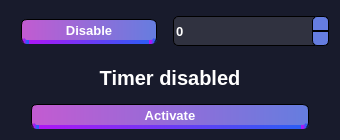
<?xml version="1.0" encoding="UTF-8"?>
<ui version="4.0">
 <class>Timer</class>
 <widget class="QDialog" name="Timer">
  <property name="geometry">
   <rect>
    <x>0</x>
    <y>0</y>
    <width>340</width>
    <height>140</height>
   </rect>
  </property>
  <property name="sizePolicy">
   <sizepolicy hsizetype="Fixed" vsizetype="Fixed">
    <horstretch>0</horstretch>
    <verstretch>0</verstretch>
   </sizepolicy>
  </property>
  <property name="minimumSize">
   <size>
    <width>340</width>
    <height>140</height>
   </size>
  </property>
  <property name="maximumSize">
   <size>
    <width>340</width>
    <height>140</height>
   </size>
  </property>
  <property name="windowTitle">
   <string>Dialog</string>
  </property>
  <property name="styleSheet">
   <string notr="true">color: white;
font-weight: bold;
font-size: 13px;
background-color: #181B2C;</string>
  </property>
  <layout class="QVBoxLayout" name="verticalLayout">
   <item>
    <widget class="QFrame" name="TimerFr">
     <property name="styleSheet">
      <string notr="true">border: none;</string>
     </property>
     <property name="frameShape">
      <enum>QFrame::StyledPanel</enum>
     </property>
     <property name="frameShadow">
      <enum>QFrame::Raised</enum>
     </property>
     <layout class="QHBoxLayout" name="horizontalLayout">
      <property name="leftMargin">
       <number>0</number>
      </property>
      <property name="topMargin">
       <number>0</number>
      </property>
      <property name="rightMargin">
       <number>0</number>
      </property>
      <property name="bottomMargin">
       <number>0</number>
      </property>
      <item>
       <widget class="QPushButton" name="Disable">
        <property name="minimumSize">
         <size>
          <width>0</width>
          <height>25</height>
         </size>
        </property>
        <property name="cursor">
         <cursorShape>PointingHandCursor</cursorShape>
        </property>
        <property name="styleSheet">
         <string notr="true">QPushButton:pressed
{
	margin: 4px 10px 0px 10px;
	border: 1px solid black;
}

QPushButton
{
	margin: 0px 10px 0px 10px;
	border: 1px solid black;
	border-radius: 6px;
	background: qlineargradient(x1:0 y1:0, x2:1 y2:0, stop:0 #C35BD1, stop:1 #657DDF);
	border-bottom: 4px solid qlineargradient(x1:0 y1:0, x2:1 y2:0, stop:0 #AE16F5, stop:1 #2B5EF5);
}</string>
        </property>
        <property name="text">
         <string>Disable</string>
        </property>
       </widget>
      </item>
      <item>
       <widget class="QSpinBox" name="Time">
        <property name="minimumSize">
         <size>
          <width>0</width>
          <height>30</height>
         </size>
        </property>
        <property name="cursor">
         <cursorShape>IBeamCursor</cursorShape>
        </property>
        <property name="styleSheet">
         <string notr="true">QSpinBox {
	border: 1px solid black;
	background: #303240;
	border-radius: 5px;
    selection-background-color: darkgray;
}

QSpinBox::up-button {
	subcontrol-origin: border;
	subcontrol-position: top right;
	width: 15px;
	background: #657DDF;
	border-top: 1px solid black;
	border-left: 1px solid black;
	border-right: 1px solid black;
	border-bottom: 0.5px solid black;
	border-top-left-radius: 5px;
	border-top-right-radius: 5px;
}

QSpinBox::down-button {
	subcontrol-origin: border;
	subcontrol-position: bottom right;
	width: 15px;
	background: #657DDF;
	border-bottom: 1px solid black;
	border-left: 1px solid black;
	border-right: 1px solid black;
	border-top: 0.5px solid black;
	border-bottom-left-radius: 5px;
	border-bottom-right-radius: 5px;
}

QSpinBox::up-arrow {
	image: url(&quot;:/img/Up.svg&quot;);
	width: 10px;
	height: 10px;
}

QSpinBox::down-arrow {
	image: url(&quot;:/img/Down.svg&quot;);
	width: 10px;
	height: 10px;
}

QSpinBox::up-button:pressed {
	width: 13px;
	border-top: 2px solid black;
	border-left: 2px solid black;
	border-right: 2px solid black;
	border-bottom: 1px solid black;
}

QSpinBox::down-button:pressed {
	width: 13px;
	border-bottom: 2px solid black;
	border-left: 2px solid black;
	border-right: 2px solid black;
	border-top: 1px solid black;
}</string>
        </property>
       </widget>
      </item>
     </layout>
    </widget>
   </item>
   <item>
    <widget class="QLabel" name="Status">
     <property name="minimumSize">
      <size>
       <width>0</width>
       <height>25</height>
      </size>
     </property>
     <property name="maximumSize">
      <size>
       <width>16777215</width>
       <height>50</height>
      </size>
     </property>
     <property name="styleSheet">
      <string notr="true">font-size: 20px;</string>
     </property>
     <property name="text">
      <string>Timer disabled</string>
     </property>
     <property name="alignment">
      <set>Qt::AlignCenter</set>
     </property>
    </widget>
   </item>
   <item>
    <widget class="QPushButton" name="Activate">
     <property name="minimumSize">
      <size>
       <width>0</width>
       <height>25</height>
      </size>
     </property>
     <property name="cursor">
      <cursorShape>PointingHandCursor</cursorShape>
     </property>
     <property name="styleSheet">
      <string notr="true">QPushButton:pressed
{
	margin: 4px 20px 0px 20px;
	border: 1px solid black;
}

QPushButton
{
	margin: 0px 20px 0px 20px;
	border: 1px solid black;
	border-radius: 6px;
	background: qlineargradient(x1:0 y1:0, x2:1 y2:0, stop:0 #C35BD1, stop:1 #657DDF);
	border-bottom: 4px solid qlineargradient(x1:0 y1:0, x2:1 y2:0, stop:0 #AE16F5, stop:1 #2B5EF5);
}</string>
     </property>
     <property name="text">
      <string>Activate</string>
     </property>
    </widget>
   </item>
  </layout>
 </widget>
 <resources/>
 <connections/>
</ui>
